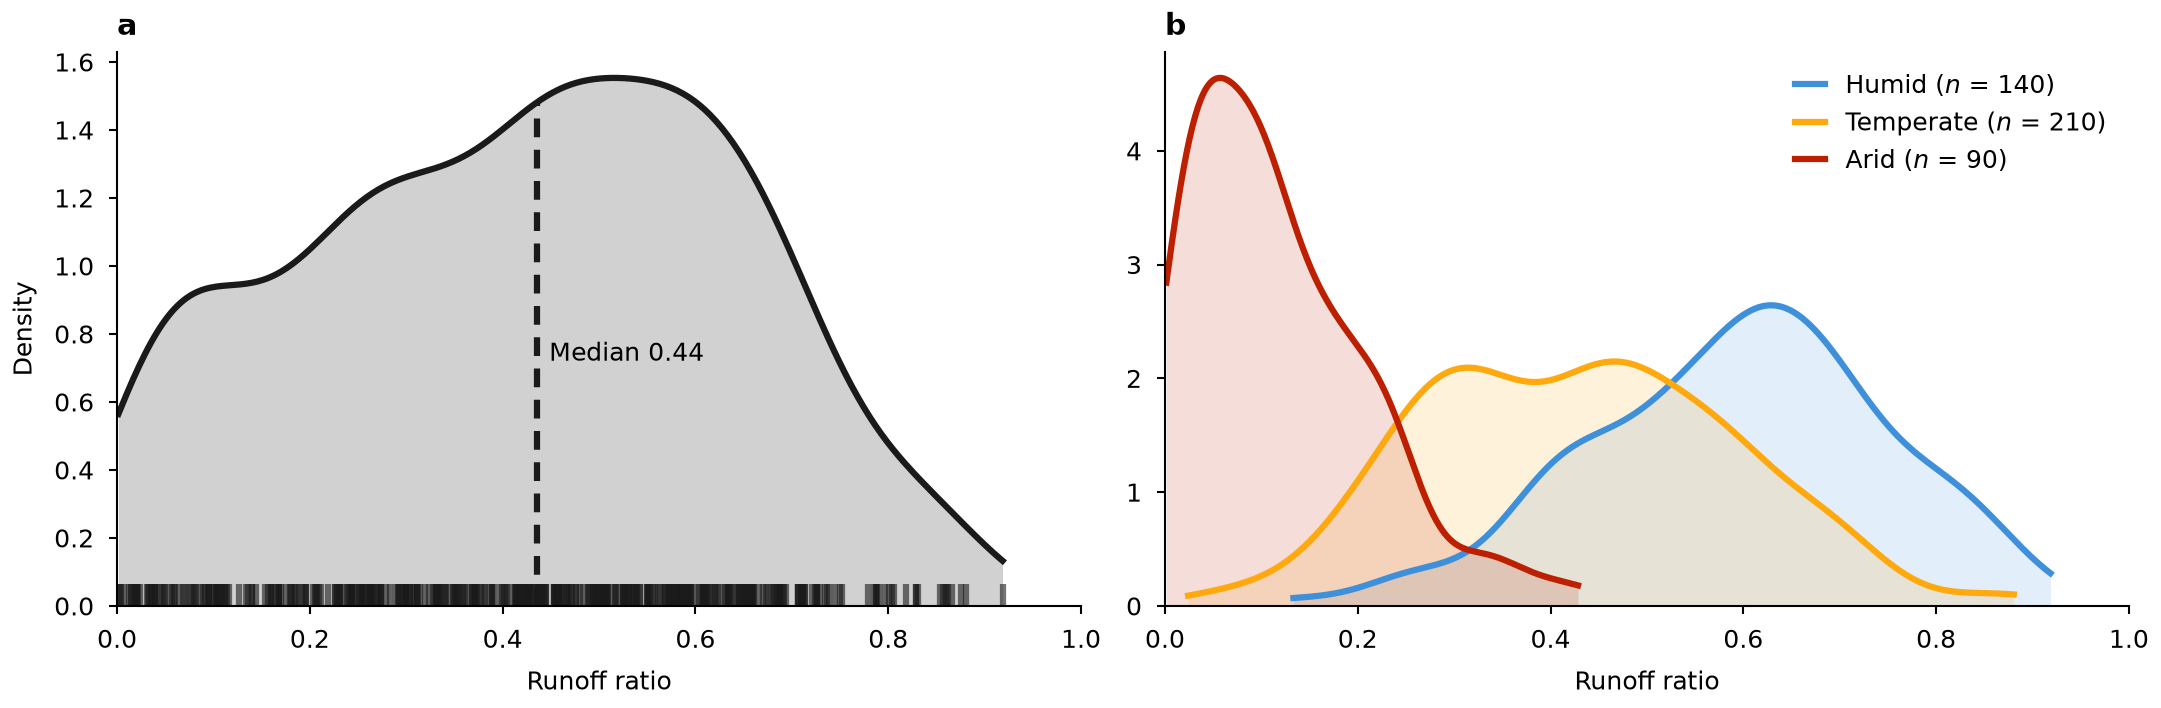

Reproduce this figure in Python.
"""Density plot: Gaussian kernel density, cut at the observed range, with a rug of the values.
Synthetic data. Writes snippet.png next to this file.
"""

import os
from pathlib import Path

import matplotlib.pyplot as plt
import numpy as np

MM = 1 / 25.4
STYLE_DIR = Path(__file__).resolve().parent / "../../../styles"
# Climate group, color, number of catchments and beta-distribution parameters.
GROUPS = [
    ("Humid", "C0", 140, 6.0, 4.0),
    ("Temperate", "C1", 210, 3.5, 5.0),
    ("Arid", "C2", 90, 1.3, 9.0),
]
BANDWIDTH_SCALE = 1.0  # multiplies Silverman's bandwidth
RUG_HEIGHT = 0.04  # rug tick length as a fraction of the axes height
X_LABEL = "Runoff ratio"


def kernel_density(values, grid):
    """Gaussian kernel density with Silverman's bandwidth times BANDWIDTH_SCALE."""
    spread = min(values.std(ddof=1), np.subtract(*np.percentile(values, [75, 25])) / 1.34)
    bandwidth = BANDWIDTH_SCALE * 0.9 * spread * values.size ** (-1 / 5)
    z = (grid[:, None] - values[None, :]) / bandwidth
    return np.exp(-0.5 * z**2).sum(axis=1) / (values.size * bandwidth * np.sqrt(2 * np.pi))


def curve(values):
    """Density on a grid from the smallest to the largest value, not beyond."""
    grid = np.linspace(values.min(), values.max(), 300)
    return grid, kernel_density(values, grid)


def rug(ax, values, color):
    """Short ticks at the foot of the axes, one per value."""
    ax.vlines(values, 0, RUG_HEIGHT, transform=ax.get_xaxis_transform(), color=color,
              alpha=0.6)


def single_density(ax, values):
    grid, density = curve(values)
    ax.fill_between(grid, density, color="0.82", linewidth=0)
    ax.plot(grid, density, color="0.1")
    median = np.median(values)
    ax.vlines(median, 0, np.interp(median, grid, density), color="0.1",
              linestyle=(0, (3, 2)))
    ax.annotate(f"Median {median:.2f}", xy=(median, 0.5 * np.interp(median, grid, density)),
                xytext=(3, 0), textcoords="offset points", va="center")
    rug(ax, values, "0.1")
    ax.set_ylabel("Density")


def overlaid_densities(ax, samples):
    for (name, color, n, *_), values in zip(GROUPS, samples):
        grid, density = curve(values)
        ax.fill_between(grid, density, color=color, alpha=0.15, linewidth=0)
        ax.plot(grid, density, color=color, label=f"{name} ($n$ = {n})")
    ax.legend(loc="upper right", frameon=False, handlelength=1.2)


def main():
    rng = np.random.default_rng(9)
    samples = [rng.beta(a, b, n) for _, _, n, a, b in GROUPS]
    everything = np.concatenate(samples)
    default = STYLE_DIR / "default.mplstyle"
    sheets = [default] if default.is_file() else []
    if selected := os.environ.get("CEDALION_STYLE"):
        sheet = Path(selected).expanduser()
        sheets.append(sheet if sheet.is_file() else STYLE_DIR / (selected.removesuffix(".mplstyle") + ".mplstyle"))
    width_mm = float(os.environ.get("CEDALION_WIDTH_MM", 183))
    with plt.style.context(sheets):
        fig, axes = plt.subplots(1, 2, figsize=(width_mm * MM, 60 * MM), layout="constrained")
        single_density(axes[0], everything)
        overlaid_densities(axes[1], samples)
        for ax, letter in zip(axes, "ab"):
            ax.set_xlim(0, 1)
            ax.set_ylim(bottom=0)
            ax.set_xlabel(X_LABEL)
            ax.annotate(letter, xy=(0, 1), xycoords="axes fraction", xytext=(0, 4),
                        textcoords="offset points", fontweight="bold", fontsize="large")
        fig.savefig(os.environ.get("CEDALION_SNIPPET_PNG", Path(__file__).with_name("snippet.png")), dpi=300)
        plt.close(fig)


if __name__ == "__main__":
    main()
